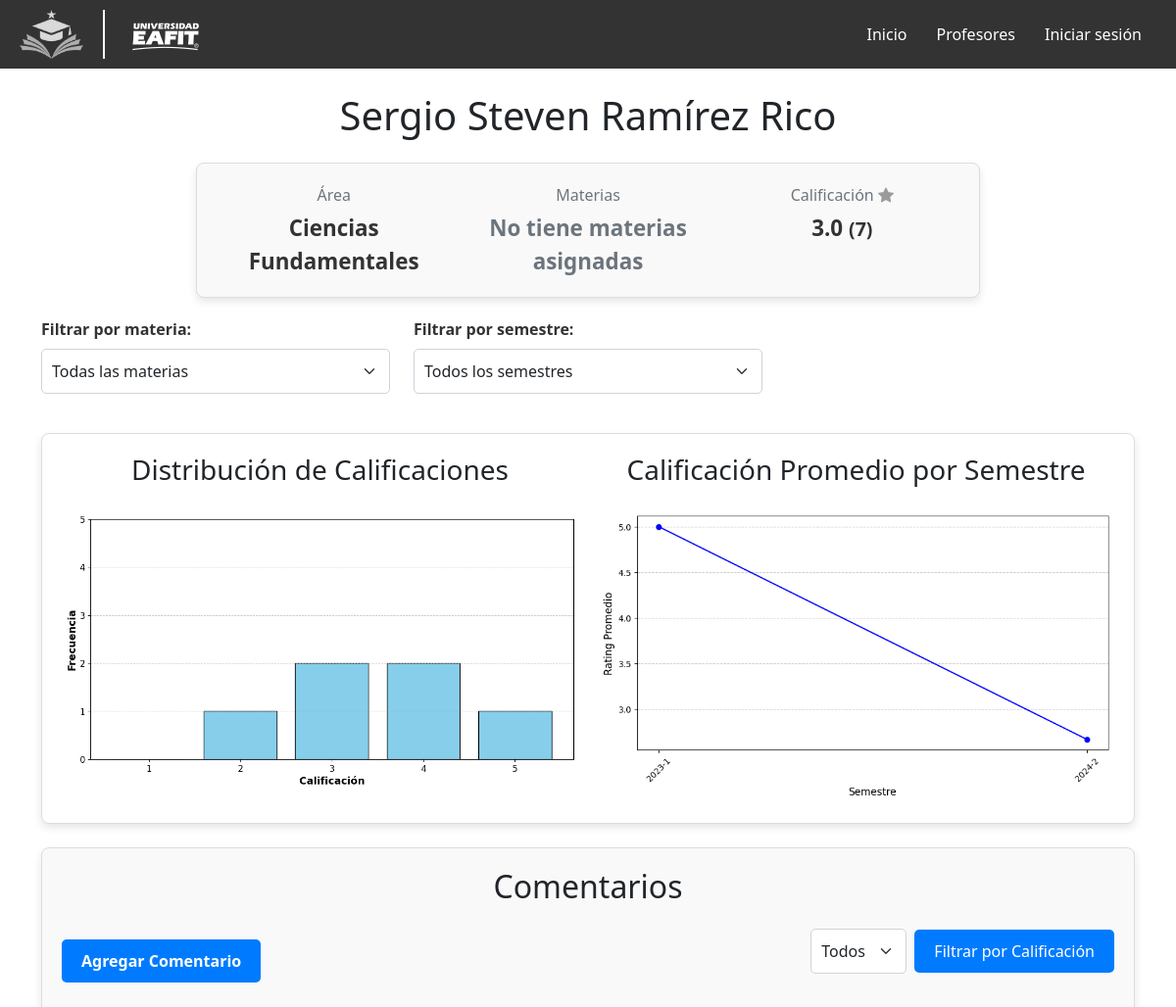
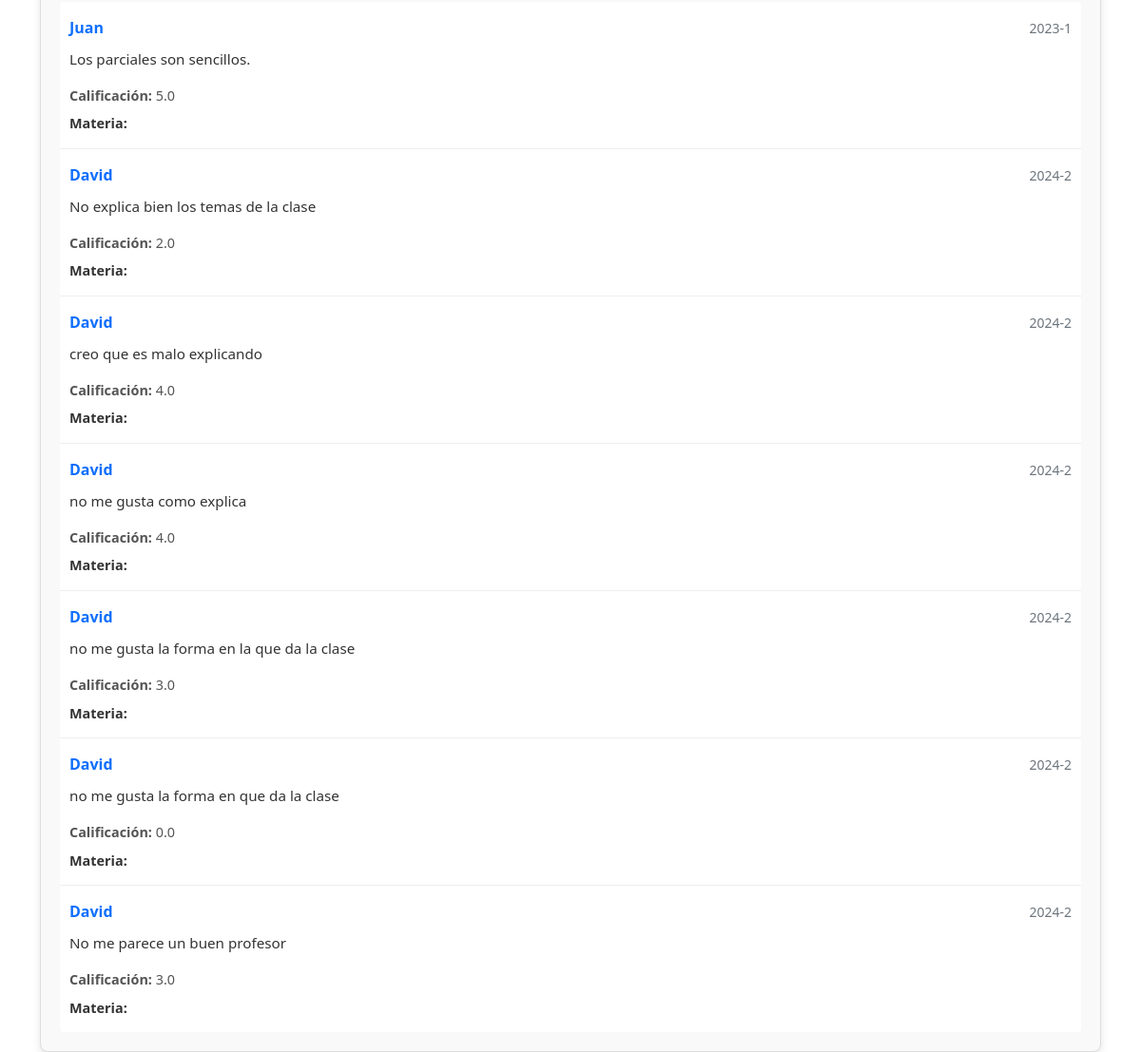
Page /profesor/3/ on the earlier database version (2 pictures, top to bottom).
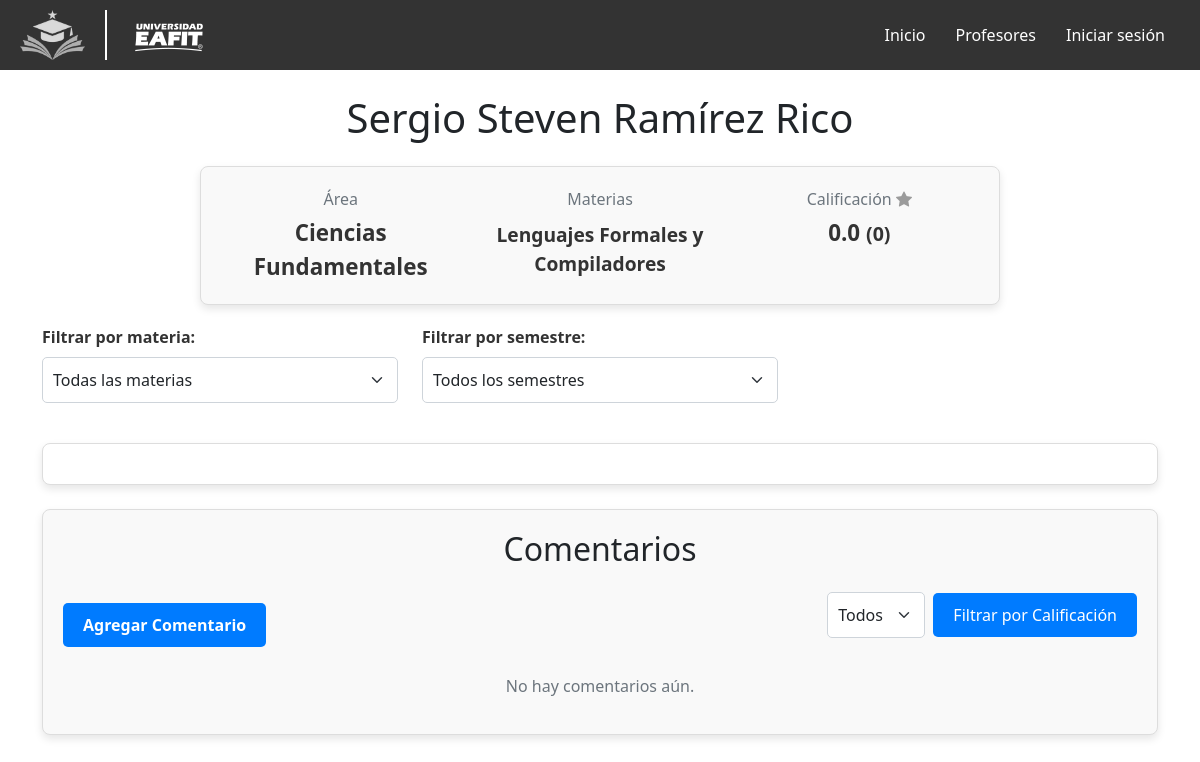
Same page on the later database version.
### profesores/models.py (models this page shows, shortened)
class Profesor(models.Model):
    nombre = models.CharField(max_length=100)
    departamento = models.CharField(max_length=100)
    materias = models.ManyToManyField('Materia', related_name='profesores')
    calificacion_media = models.FloatField(default=0.0)  # Calificación general del profesor
    numcomentarios = models.IntegerField(default=0)

class Materia(models.Model):
    nombre = models.CharField(max_length=100)
    calificacion_media = models.FloatField(default=0.0)
    numcomentarios = models.IntegerField(default=0)

### review/models.py (models this page shows, shortened)
class Comentario(models.Model):
    SEMESTRES = [
        ('2024-2', '2024-2'),
        ('2024-1', '2024-1'),
        ('2023-2', '2023-2'),
        ('2023-1', '2023-1'),
        ('2022-2', '2022-2'),
        ('2022-1', '2022-1'),
        ('2021-2', '2021-2'),
        ('2021-1', '2021-1'),
    ]
    profesor = models.ForeignKey('profesores.Profesor', related_name='comentarios', on_delete=models.CASCADE)
    materia = models.ForeignKey(
        'profesores.Materia',
        related_name='comentarios',
        on_delete=models.SET_NULL,  # Si se elimina una materia, dejar como NULL
        null=True,  # Permite valores nulos
        blank=True  # Permite que el formulario deje el campo vacío
    )
    usuario = models.ForeignKey(User, on_delete=models.CASCADE)
    contenido = models.TextField()
    fecha = models.CharField(max_length=7, choices=SEMESTRES, default='2024-2')
    rating = models.IntegerField(choices=((1, '1 Estrella'), (2, '2 Estrellas'),
                                          (3, '3 Estrellas'), (4, '4 Estrellas'),
                                          (5, '5 Estrellas')), default=1)
    aprobado_por_ia = models.BooleanField(default=False)
    anonimo = models.BooleanField(default=False)

### profesores/views.py (the view)
# urls.py: path('profesor/<int:profesor_id>/', profesoresViews.detalle_profesor, name='detalle_profesor'),
def detalle_profesor(request, profesor_id):
    profesor = get_object_or_404(Profesor, pk=profesor_id)
    materias = profesor.materias.all()
    materia_id = request.GET.get('materia', 'todas')  # Default: todas las materias
    semestre = request.GET.get('semestre', '')  # Default: todos los semestres
    rating = request.GET.get('rating', '')  # Default: todos los ratings
    comentarios_grafica = Comentario.objects.filter(profesor=profesor, aprobado_por_ia=True)
    if materia_id != 'todas':
        comentarios_grafica = comentarios_grafica.filter(materia_id=materia_id)
    if semestre:
        comentarios_grafica = comentarios_grafica.filter(fecha=semestre)
    ratings_grafica = [comentario.rating for comentario in comentarios_grafica]
    grafica_barras = generar_grafica_barras(ratings_grafica) if comentarios_grafica.exists() else None
    grafica_por_semestre = None
    if not semestre:
        grafica_por_semestre = (
            grafica_calificaciones_semestre(comentarios_grafica)
            if comentarios_grafica.exists()
            else None
        )
    comentarios_display = Comentario.objects.filter(profesor=profesor, aprobado_por_ia=True)
    if materia_id != 'todas':
        comentarios_display = comentarios_display.filter(materia_id=materia_id)
    if semestre:
        comentarios_display = comentarios_display.filter(fecha=semestre)
    if rating:
        comentarios_display = comentarios_display.filter(rating=rating)
    semestres_disponibles = Comentario.objects.filter(profesor=profesor).values_list('fecha', flat=True).distinct()
    return render(request, 'profesores/detalle_profesor.html', {
        'profesor': profesor,
        'materias': materias,
        'comentarios_mostrados': comentarios_display,  # Comentarios para mostrar
        'grafica_barras': grafica_barras,
        'grafica_por_semestre': grafica_por_semestre,
        'materia_seleccionada': materia_id,
        'semestre_seleccionado': semestre,
        'rating_seleccionado': rating,
        'semestres_disponibles': semestres_disponibles,
    })

### profesores/templates/profesores/detalle_profesor.html (shortened to what the changed rows need)
{% extends 'base_generic.html' %}
{% block content %}
<link href="https://cdn.jsdelivr.net/npm/bootstrap@5.1.3/dist/css/bootstrap.min.css" rel="stylesheet">
<link href="https://cdn.jsdelivr.net/npm/bootstrap-icons@1.8.1/font/bootstrap-icons.css" rel="stylesheet">
<div class="container mt-4">
    <h1 class="mb-4 text-center">{{ profesor.nombre }}</h1>
    <div class="info-container">
        <div class="info-item">
            <div class="info-title">Área</div>
            <div class="info-data">{{ profesor.departamento }}</div>
        </div>
        <div class="info-item">
            <div class="info-data">
                {% if profesor.materias.exists %}
                <ul class="materias-list">
                    {% for materia in profesor.materias.all %}
                        <li>{{ materia.nombre }}</li>
                    {% endfor %}
                </ul>
                {% else %}
                <span class="text-muted">No tiene materias asignadas</span>
                {% endif %}
            </div>
        </div>
        <div class="info-item">
            <div class="info-title">Calificación <i class="bi bi-star-fill rating-star"></i></div>
            <div class="info-data">
                {{ profesor.calificacion_media|floatformat:1 }}
                <small>({{ profesor.numcomentarios }})</small>
            </div>
        </div>
    </div>
    <form method="get" class="mb-4">
        <div class="row">
        </div>
    </form>
    <div class="charts-container">
        {% if grafica_barras %}
        <div class="chart-item">
            <h3>Distribución de Calificaciones</h3>
            <img alt="Gráfica de barras" class="img-fluid mt-3">
        </div>
        {% endif %}
        {% if grafica_por_semestre %}
        <div class="chart-item">
            <h3>Calificación Promedio por Semestre</h3>
            <img alt="Gráfica de Calificaciones por Semestre" class="img-fluid mt-3">
        </div>
        {% endif %}
    </div>
    <div class="comments-container mt-4">
        <h2 class="mb-4 text-center">Comentarios</h2>
        <div class="d-flex justify-content-between align-items-center mb-3">
            <a href="{% url 'agregar_comentario' profesor.id %}" class="btn agregar-comentario-btn">Agregar Comentario</a>
            <form method="get" class="d-inline">
            </form>
        </div>
        {% if comentarios_mostrados %}
        <div class="list-group">
            {% for comentario in comentarios_mostrados %}
            <div class="list-group-item comment-item">
                <div class="comment-header">
                    <strong class="comment-user">
                        {% if comentario.anonimo %} Anónimo {% else %}
                        <a href="{% url 'user_profile' comentario.usuario.id %}">{{ comentario.usuario.username }}</a>
                        {% endif %}
                    </strong>
                    <small class="text-muted">{{ comentario.fecha }}</small>
                </div>
                <div class="comment-content">
                    <p>{{ comentario.contenido }}</p>
                </div>
                <div class="comment-rating">
                    <strong>Calificación:</strong> {{ comentario.rating|floatformat:1 }}
                </div>
                <div class="comment-materia">
                    <strong>Materia:</strong> {{ comentario.materia.nombre }}
                </div>
            </div>
            {% endfor %}
        </div>
        {% else %}
        <p class="text-muted text-center">No hay comentarios aún.</p>
        {% endif %}
    </div>
</div>
{% endblock %}

Differences in the rows shown:
removed Comentario: usuario.username "Juan", fecha "2023-1", contenido "Los parciales son sencillos.", rating "5.0"
removed Comentario: usuario.username "David", fecha "2024-2", contenido "No explica bien los temas de la clase", rating "2.0"
removed Comentario: usuario.username "David", fecha "2024-2", contenido "creo que es malo explicando", rating "4.0"
removed Comentario: usuario.username "David", fecha "2024-2", contenido "no me gusta como explica", rating "4.0"
removed Comentario: usuario.username "David", fecha "2024-2", contenido "no me gusta la forma en la que da la clase", rating "3.0"
removed Comentario: usuario.username "David", fecha "2024-2", contenido "no me gusta la forma en que da la clase", rating "0.0"
removed Comentario: usuario.username "David", fecha "2024-2", contenido "No me parece un buen profesor", rating "3.0"
changed Profesor "Sergio Steven Ramírez Rico": calificacion_media "3.0" → "0.0"; numcomentarios "7" → "0"
added Materia: nombre "Lenguajes Formales y Compiladores"
Other differences:
text no longer shown: "No tiene materias asignadas Distribución de Calificaciones Calificación Promedio por Semestre"
text now shown: "No hay comentarios aún."
